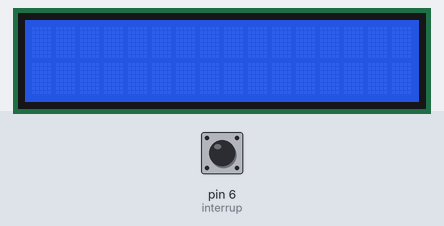
This sketch was run on a simulated Arduino Uno, built with avr-gcc and run on an emulated ATmega328P. On the bench: 16×2 character LCD. Inputs (shaded band) come from the test bench; at power-on: pin 6 (interrup) LOW.

Above: at 1.2 s.
1.3 s: pin 6 (interrup) pulled HIGH for 0.15 s
At 2.4 s:
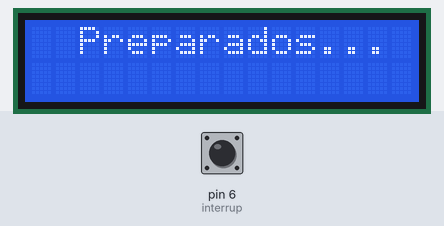
At 4.1 s:
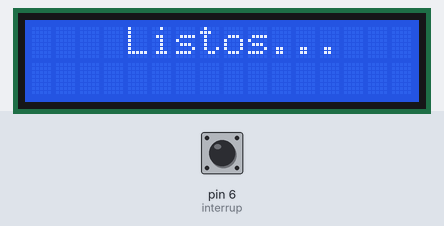
4.4 s: pin 6 (interrup) pulled HIGH for 3.2 s
At 5.7 s:
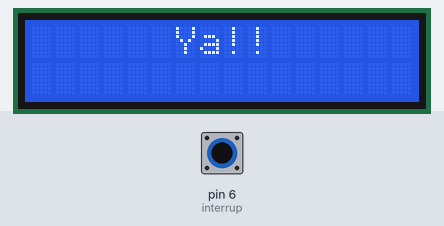
Timing chart, 0 to 7.4 s (numbered marks = the images above; inputs shaded):
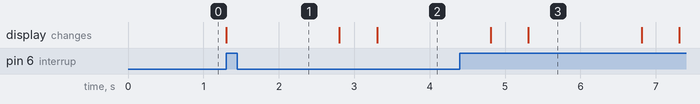

The sketch:

Codigo_Pantalla_LED.ino
```cpp
#include <LiquidCrystal.h>

LiquidCrystal lcd(12,11,5,4,3,2); //Donde se va a contar la pantalla

const int interrup = 6;
int interrpest = 0;
void inicio(void);

void setup() {

  lcd.begin(16,2); //Indica el tamaño de la pantalla (c y f) y la inicia

}

void loop() {
  if(digitalRead(interrup) == HIGH){
   inicio();
  }

}


void inicio(){
 lcd.setCursor(2,0); //Indica la posición donde se desea escribir (c y f)
 lcd.print("Preparados..."); //para imprimir por pantalla
 delay(1500);
 lcd.clear();
 delay(500);

 lcd.setCursor(4,0); //Indica la posición donde se desea escribir (c y f)
 lcd.print("Listos..."); //para imprimir por pantalla
 delay(1500);
 lcd.clear();
 delay(500);

 lcd.setCursor(6,0); //Indica la posición donde se desea escribir (c y f)
 lcd.print("Ya!!"); //para imprimir por pantalla
 delay(1500);
 lcd.clear();
 delay(500);

 lcd.noBlink();
}
```

Measured:
- after the input at 1.3 s, the display: changes at once (image 1)
- what the display in image 3 shows lasts 1.5 s, from 5.3 s to 6.8 s
